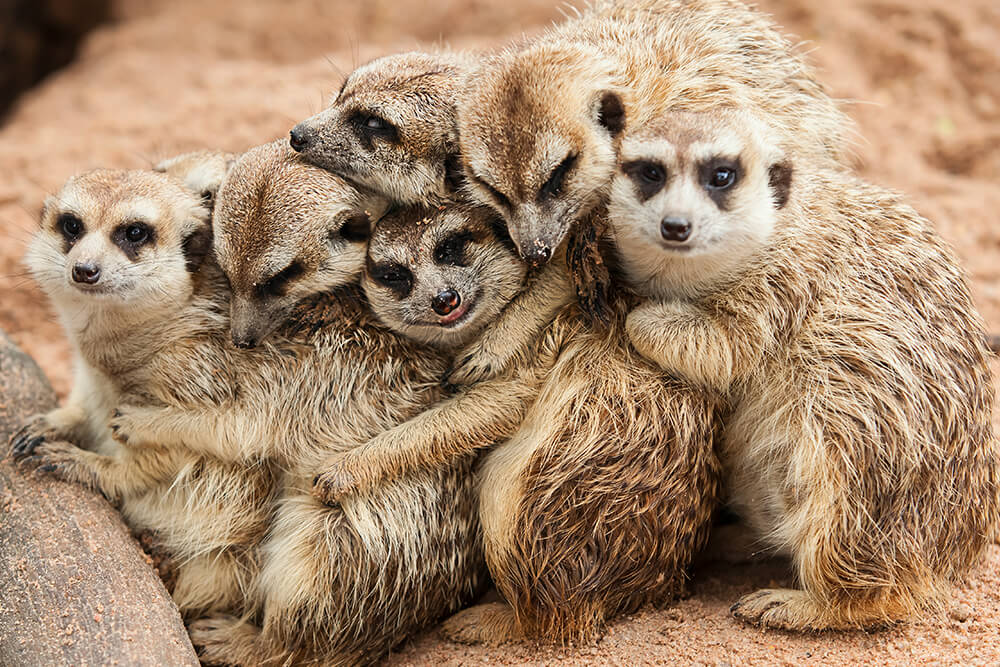
%> input picture Lab 3/meerkat.jpeg, 1000 x 667 px
$ octave lab_3_2_3.m   (GNU Octave 9; MATLAB toolbox functions it lacks are replaced by stand-ins)
%> lines starting %> are read from the running program, lines starting %| are printed output that depends on the picture
clear;
clc;

% Load and preprocess the image
echart = imread("meerkat.jpeg"); % Image Importing
%> echart is the input picture: size 667x1000x3 uint8; mean R, G, B 165.7, 136.2, 108.9
echart = im2double(rgb2gray(echart)); % Converting Images to grayscale and double
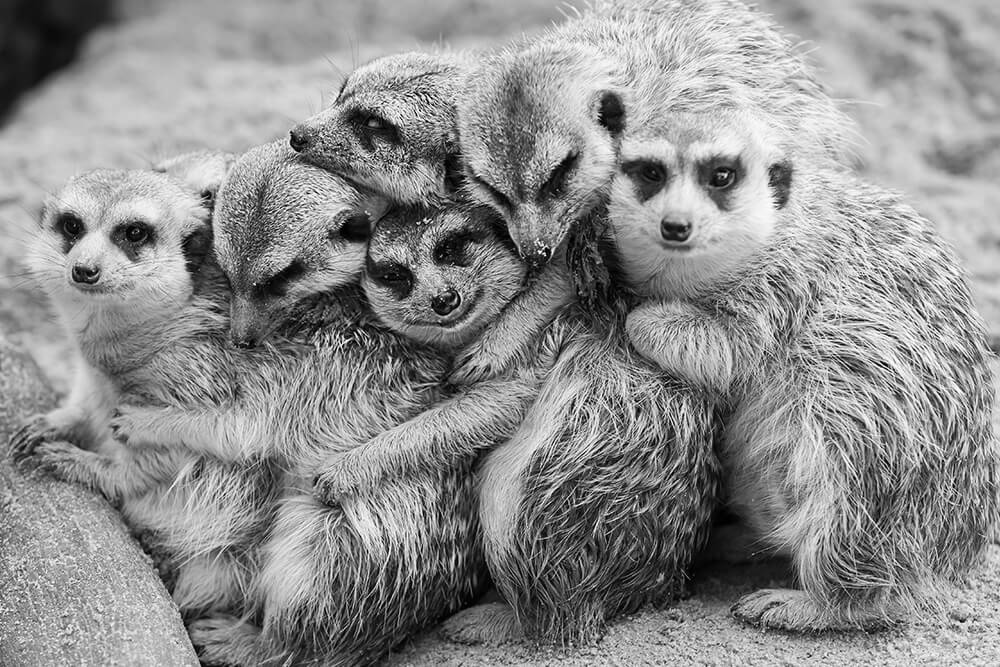
%> echart: size 667x1000 double; min 0, max 1, mean 0.557

q = 0.9; % Define system parameter
filter_coeffs = [1 -q]; % Creating a FIR high-pass filter

% Apply FIR filter in horizontal direction
filtered_image_horizontal = filter(filter_coeffs, 1, echart, [], 2);
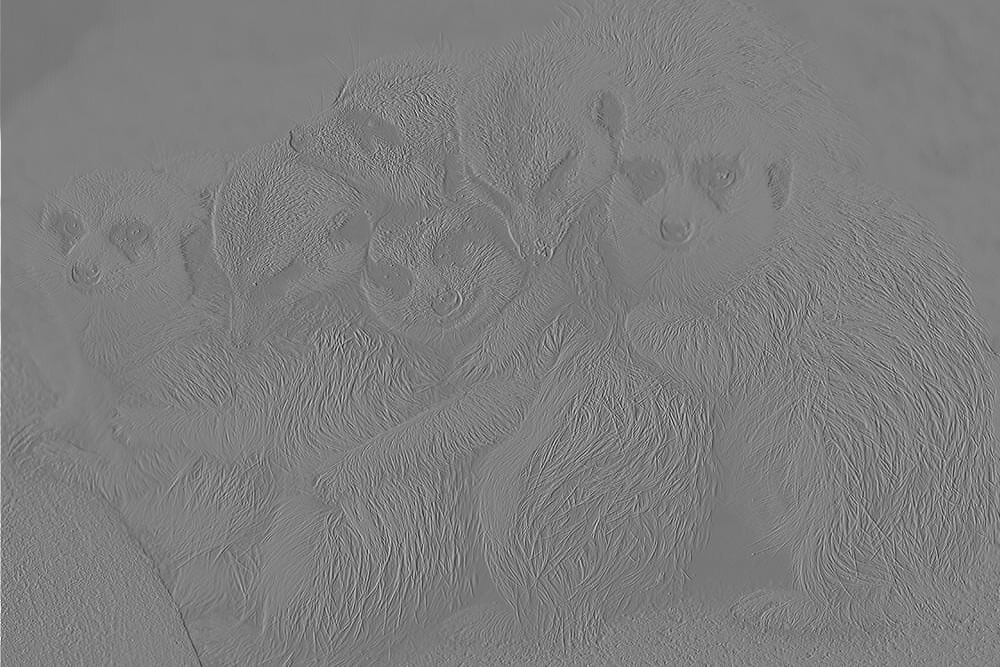
%> filtered_image_horizontal: size 667x1000 double; min -0.856, max 0.984, mean 0.0563; drawn with min black and max white
% Apply FIR filter in vertical direction
filtered_image_vertical = filter(filter_coeffs, 1, filtered_image_horizontal, [], 1);

% Normalize the filtered image
ech90 = filtered_image_vertical;
ech90 = ech90 - min(ech90(:));
ech90 = ech90 / max(ech90(:));

% Display the filtered image
figure;
imshow(ech90);
title('Filtered Image');

% Define deconvolution filter parameters
M_values = [1, 5, 8, 11, 22, 33]; % Lengths of the deconvolution filters
r = 0.9; % Decay factor of the deconvolution

% Process deconvolution and normalization for all M values
recovered_images = cell(1, length(M_values));
for idx = 1:length(M_values)
    M = M_values(idx);
    % Generate the deconvolution filter
    deconv_filter = r.^(0:M);

    % Apply the deconvolution filter
    recovered_image = conv2(filtered_image_vertical, deconv_filter, 'full');

    % Crop the recovered image to original size
    recovered_image = recovered_image(1:size(echart, 1), 1:size(echart, 2));

    % Normalize the recovered image
    recovered_image = recovered_image - min(recovered_image(:));
    recovered_image = recovered_image / max(recovered_image(:));

    % Store the recovered image
    recovered_images{idx} = recovered_image;
end
%> after the loop, recovered_images = 6 items

% Define specific M values for impulse response plotting
M_values_impulse = [11, 20, 33];

for idx = 1:length(M_values_impulse)
    M = M_values_impulse(idx);
    % Generate the filter coefficients
    bdiffh = [1, -0.9]; % High-pass filter coefficients
    r = 0.9;
    l = 0:M;
    bb = r.^l; % Second filter coefficients

    % Apply the horizontal and vertical filtering
    yy = conv2(echart, bdiffh); % Horizontal filter
    ech90 = conv2(yy, bdiffh); % Vertical filter

    % Apply the second filter
    ww = conv2(ech90, bb);
    echo90_secondFilter = conv2(ww, bb);

    % Display the second filtered image
    figure;
    imshow(echo90_secondFilter);
    title(['Second Filtered Image (M = ', num2str(M), ')']);

    % Calculate and plot the impulse response
    hh = conv(bb, bdiffh);
    nn = 0:(length(hh) - 1);
    figure;
    stem(nn, hh, 'filled');
    xlabel('time index n');
    ylabel('impulse response');
    title(['Impulse Response (M = ', num2str(M), ')']);
end
%> this loop made 3 passes
%> pass 1, `echo90_secondFilter = conv2(ww, bb);`:
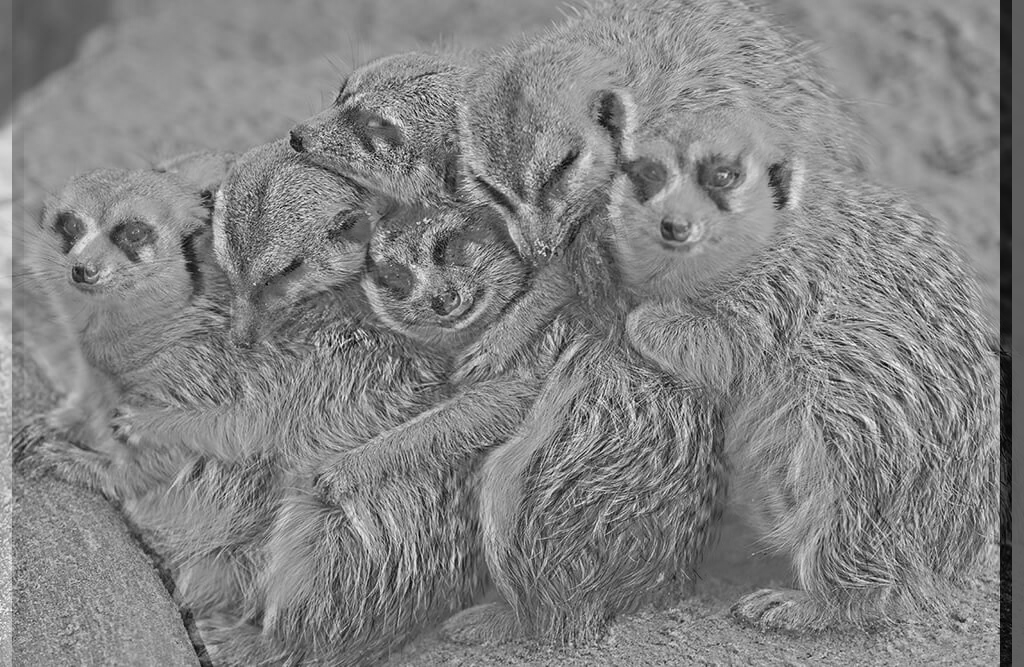
%> echo90_secondFilter: size 667x1024 double; min -0.512, max 1.02, mean 0.28; drawn with min black and max white
%> pass 1, `title(['Impulse Response (M = ', num2str(M), ')']);`:
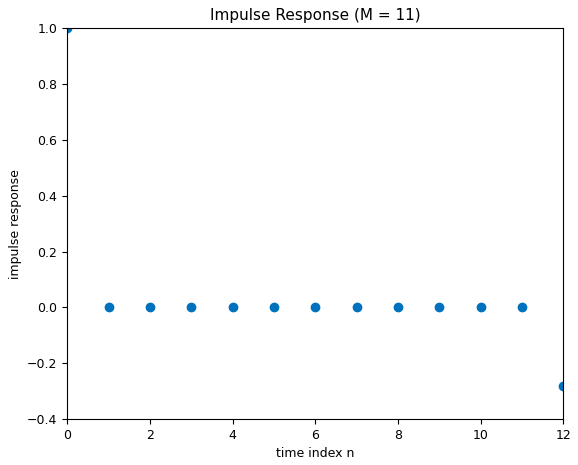
%> figure redrawn from the program's plot data; highest point at x = 0, y = 1
%> pass 2, `title(['Impulse Response (M = ', num2str(M), ')']);`:
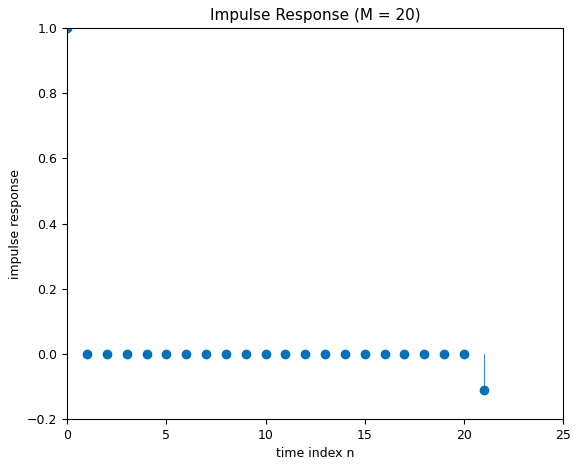
%> figure redrawn from the program's plot data; highest point at x = 0, y = 1
